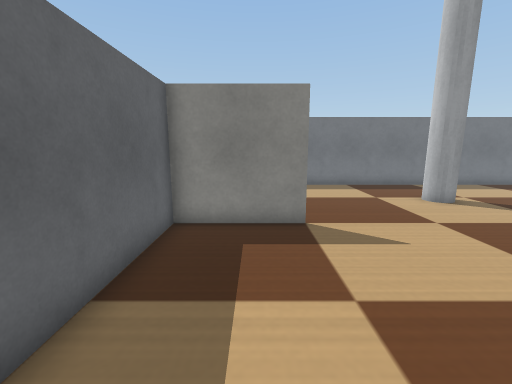
View 1 (above)

16 first-person views from a walk through a world built for the Webots simulator. The camera is 0.57 m above the floor, tilts 10° down and sees 90° across. The floor is counted in squares, 0.25 m on a side. Each view is taken from the middle of a square. On the plan, view 1 faces up. The plan holds only what a view shows up to about 17 squares ahead; the rest is blank. Robots are left out. Simple shapes and patterns stand in for the simulator's stock objects.

View 2
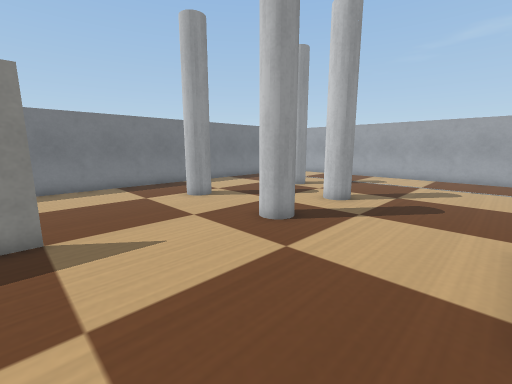

View 3
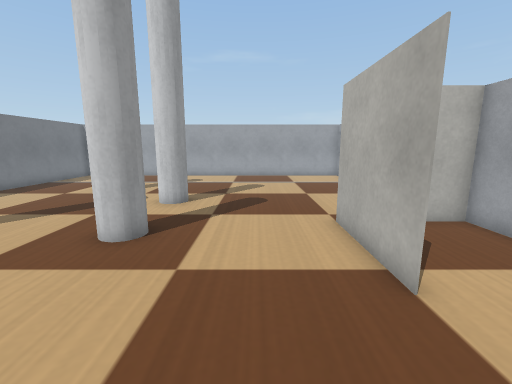

View 4
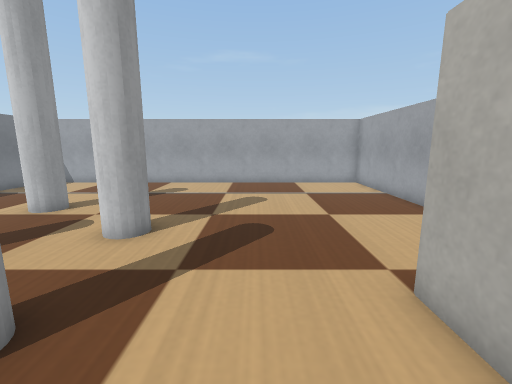

View 5
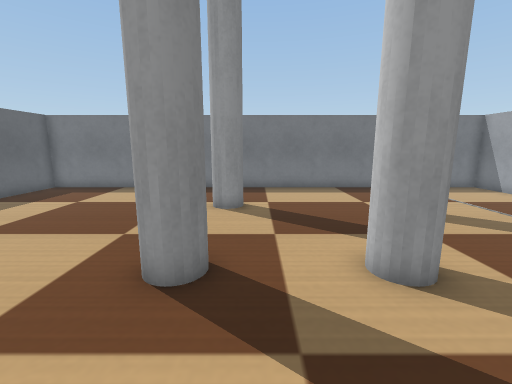

View 6
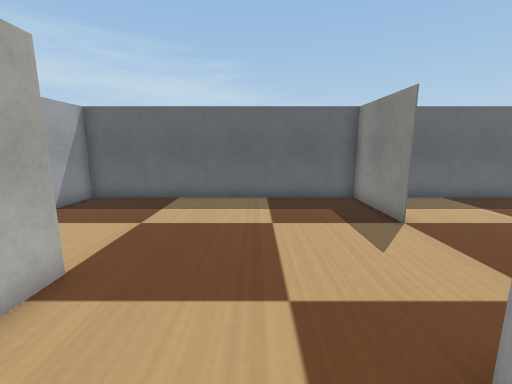

View 7
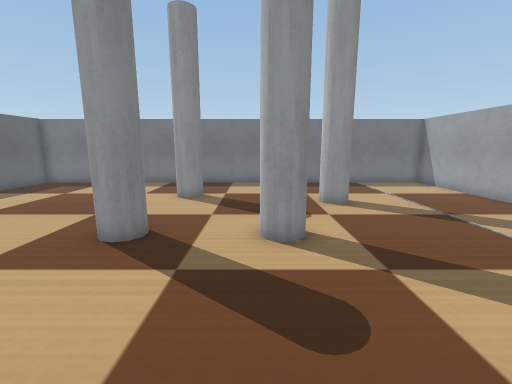

View 8
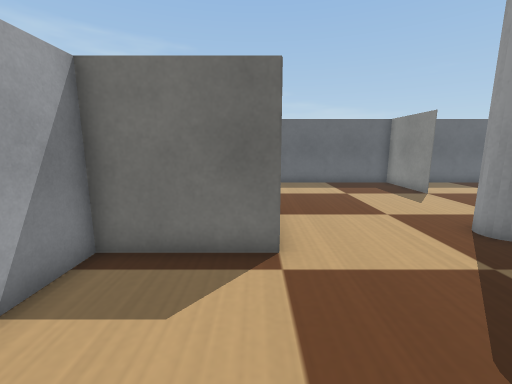

View 9
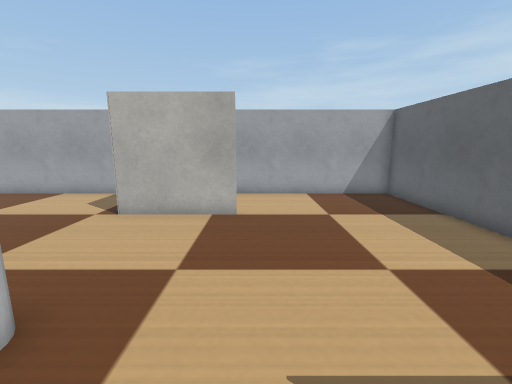

View 10
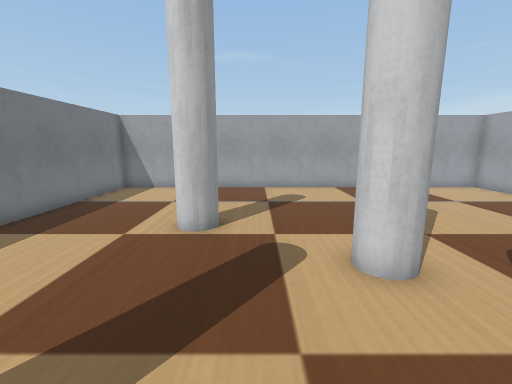

View 11
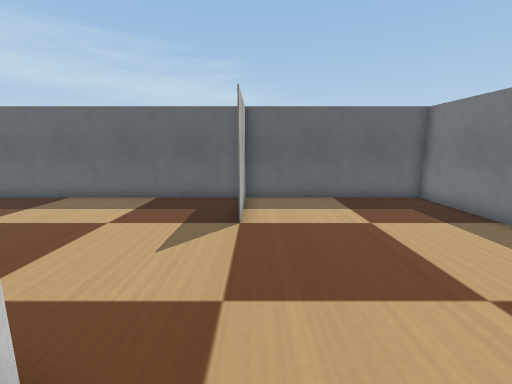

View 12
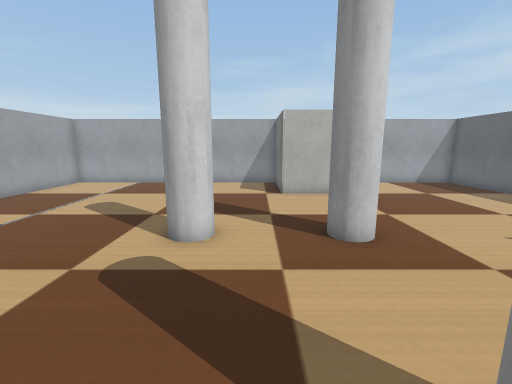

View 13
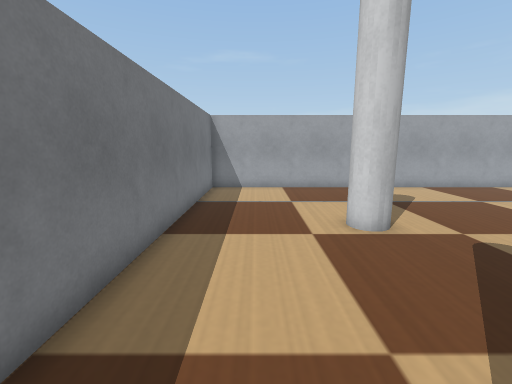

View 14
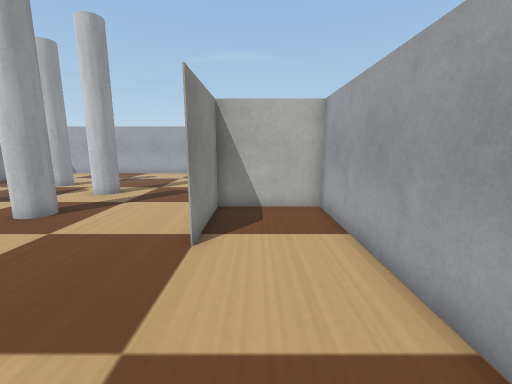

View 15
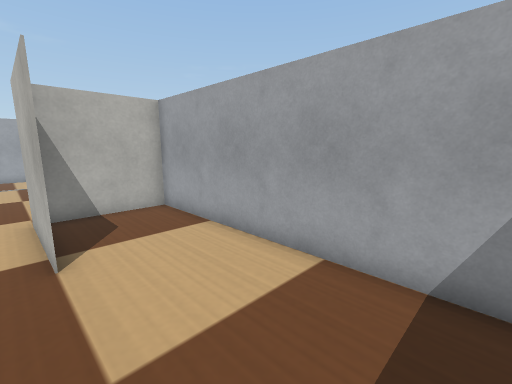

View 16
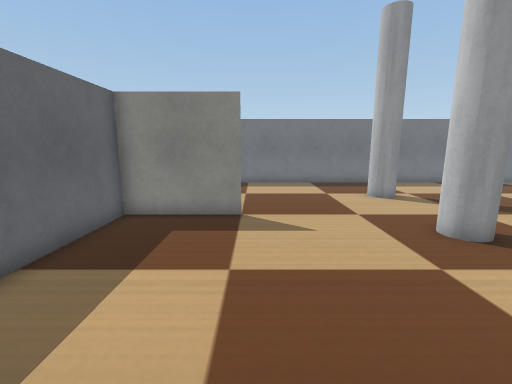

### Floor plan
Points are (right, up) in squares from view 1. A wall is a line through its corners. A room is listed if a view was taken in it or the views show most of it. See-through windows are left out.
Room 1 (views 1, 2, 3, 4, 5, 6, 7, 8, 9, 10, 11, 12, 13, 14, 15, 16)
walls: (1.6, 7.5) (-2.5, 7.5) (1.5, 7.5); (8.7, -4.6) (8.7, -0.5) (4.6, -0.5) (8.7, -0.5) (8.7, -4.5); (21.5, 15.5) (-2.5, 15.5) (-2.5, -4.5) (21.5, -4.5) (21.5, 15.5)
objects: white pole (7, 5) to (8, 6); white pole (7, 10) to (8, 11); white pole (11, 5) to (12, 6); white pole (14, 9) to (15, 10)

Where each view was taken, in squares from view 1:
view 1: 0 up, 0 right, facing up
view 2: 0 up, 1 right, facing up-right
view 3: 2 up, 1 right, facing right
view 4: 2 up, 5 right, facing right
view 5: 1 up, 9 right, facing up
view 6: 3 up, 9 right, facing left
view 7: 1 down, 11 right, facing up
view 8: 1 down, 14 right, facing left
view 9: 8 up, 4 right, facing down
view 10: 8 up, 7 right, facing right
view 11: 8 up, 9 right, facing left
view 12: 12 up, 10 right, facing down
view 13: 13 up, 7 right, facing right
view 14: 2 down, 1 left, facing right
view 15: 0 up, 1 left, facing down-right
view 16: 1 down, 2 right, facing up
